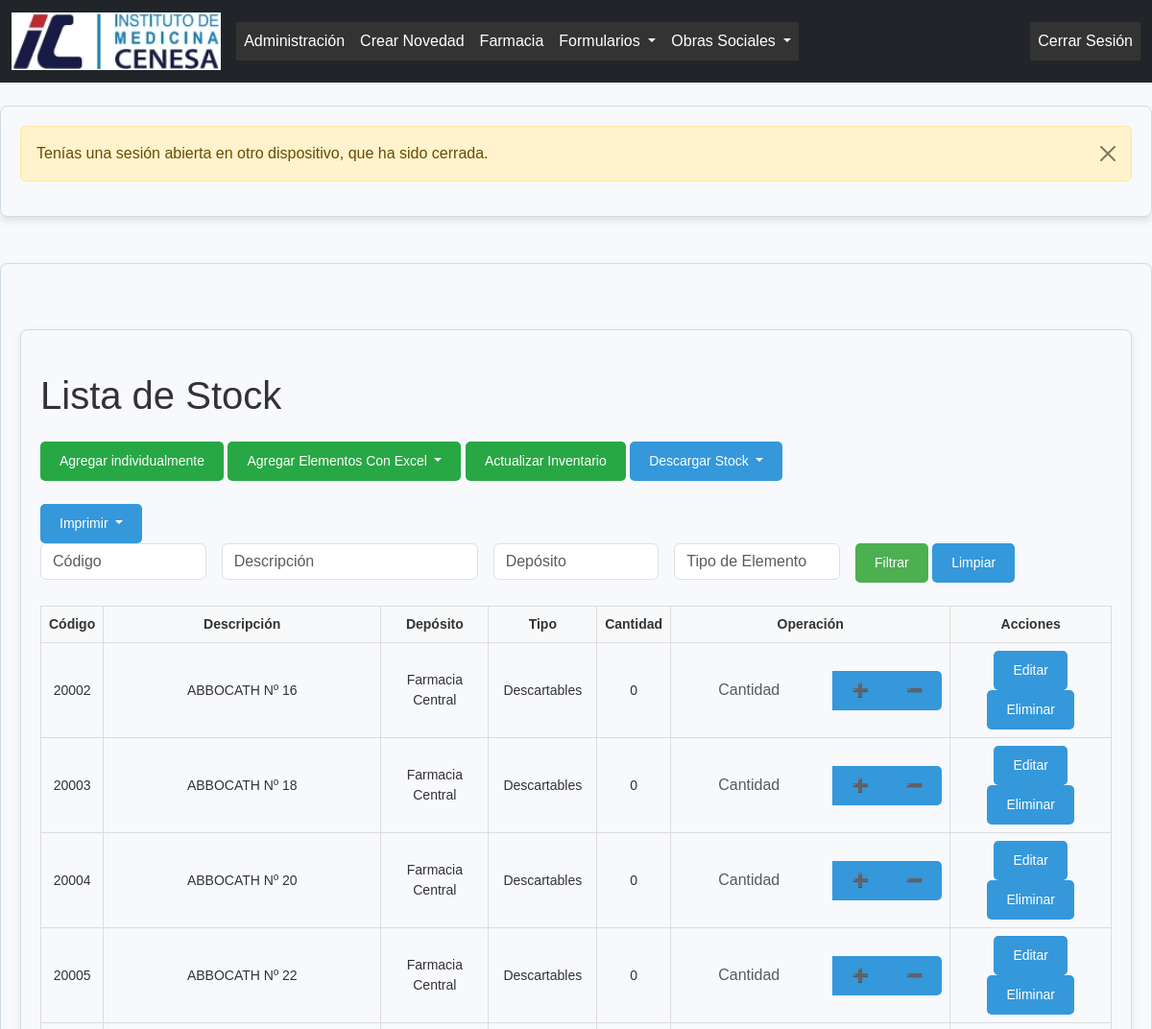
Page /listar-stock/ (signed in, upper part) on the earlier database version.
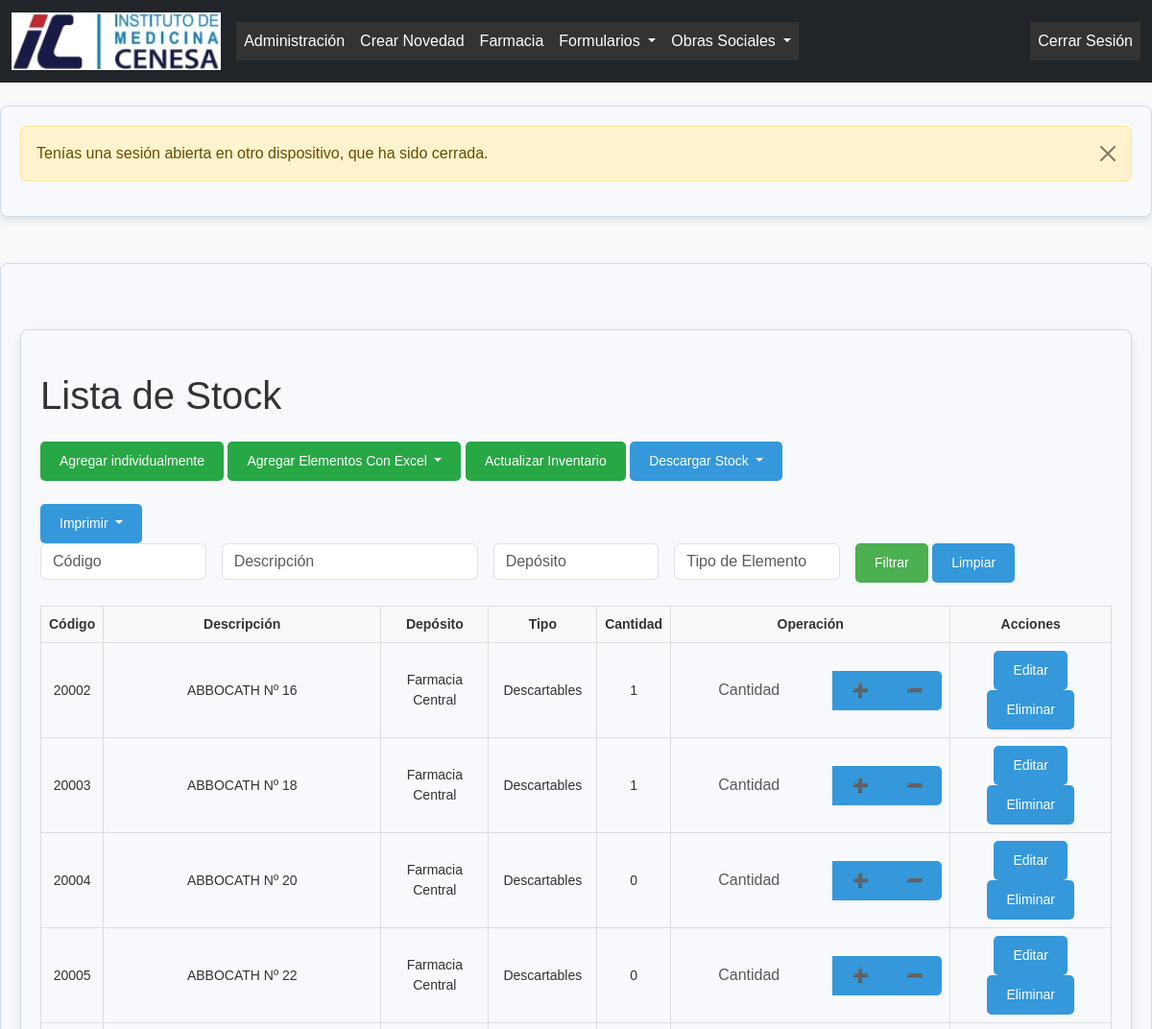
Same page on the later database version.
### formularios/models.py (models this page shows, shortened)
class Stock(models.Model):
    codigo = models.CharField(max_length=100, unique=True)
    descripcion = models.CharField(max_length=255)
    deposito = models.CharField(max_length=255)
    tipo_elemento = models.CharField(max_length=255)
    cantidad = models.DecimalField(max_digits=10, decimal_places=0)

### formularios/views.py (the view)
# urls.py: path('listar-stock/', views.listar_stock, name='listar_stock'),
@login_required
def listar_stock(request):
    filtro_codigo = request.GET.get('codigo', '')
    filtro_descripcion = request.GET.get('descripcion', '')
    filtro_deposito = request.GET.get('deposito', '')
    filtro_tipo = request.GET.get('tipo', '')
    stock_items = Stock.objects.all()
    if filtro_codigo:
        stock_items = stock_items.filter(codigo__icontains=filtro_codigo)
    if filtro_descripcion:
        stock_items = stock_items.filter(descripcion__icontains=filtro_descripcion)
    if filtro_deposito:
        stock_items = stock_items.filter(deposito__icontains=filtro_deposito)
    if filtro_tipo:
        stock_items = stock_items.filter(tipo_elemento__icontains=filtro_tipo)
    paginator = Paginator(stock_items, 20)  # 20 elementos por página
    page_number = request.GET.get('page')  # Obtener el número de página de la solicitud GET
    page_obj = paginator.get_page(page_number)  # Obtener los elementos paginados
    return render(request, 'farmacia/listar_stock.html', {
        'stock_items': page_obj,  # Usar los elementos paginados en lugar del queryset completo
        'filtro_codigo': filtro_codigo,
        'filtro_descripcion': filtro_descripcion,
        'filtro_deposito': filtro_deposito,
        'filtro_tipo': filtro_tipo,
        'page_obj': page_obj  # Pasar la información de la página para manejar la paginación en la plantilla
    })

### formularios/context_processors.py (called while the page is built)
def agregar_tipo_usuario(request):
    if request.user.is_authenticated:
        perfil = PerfilUsuario.objects.filter(usuario=request.user).first()
        return {'tipo_usuario': perfil.tipo_usuario.nombre if perfil else None}
    return {}

### formularios/templates/farmacia/listar_stock.html (shortened to what this page needs)
{% extends 'base.html' %}
{% load widget_tweaks %}
{% block content %}
<div class="container mt-5">
    <h1 class="my-4">Lista de Stock</h1>
    <div class="mb-4">
        <a href="{% url 'agregar_producto' %}" class="btn btn-custom-green">Agregar individualmente</a>
        <div class="btn-group">
            <button type="button" class="btn btn-custom-green dropdown-toggle" data-bs-toggle="dropdown" aria-expanded="false">
                Agregar Elementos Con Excel
            </button>
        </div>
        <a href="{% url 'actualizar_inventario' %}" class="btn btn-custom-green">Actualizar Inventario</a>
        <div class="btn-group">
            <button type="button" class="btn btn-success dropdown-toggle" data-bs-toggle="dropdown" aria-expanded="false">
                Descargar Stock
            </button>
        </div>
    </div>
<div class="btn-group">
    <button type="button" class="btn btn-info dropdown-toggle" data-bs-toggle="dropdown" aria-expanded="false">
        Imprimir
    </button>
</div>
    <form method="get" class="row g-3 mb-4">
        <div class="col-md-2">
            <input type="text" name="codigo" value="{{ filtro_codigo }}" class="form-control" placeholder="Código">
        </div>
        <div class="col-md-3">
            <input type="text" name="descripcion" value="{{ filtro_descripcion }}" class="form-control" placeholder="Descripción">
        </div>
        <div class="col-md-2">
            <input type="text" name="deposito" value="{{ filtro_deposito }}" class="form-control" placeholder="Depósito">
        </div>
        <div class="col-md-2">
            <input type="text" name="tipo" value="{{ filtro_tipo }}" class="form-control" placeholder="Tipo de Elemento">
        </div>
        <div class="col-md-3">
            <button type="submit" class="btn btn-primary">Filtrar</button>
            <a href="{% url 'listar_stock' %}" class="btn btn-secondary">Limpiar</a>
        </div>
    </form>
    <div class="table-responsive">
        <table class="table-excel">
            <thead>
                <tr>
                    <th scope="col">Código</th>
                    <th scope="col">Descripción</th>
                    <th scope="col">Depósito</th>
                    <th scope="col">Tipo</th>
                    <th scope="col">Cantidad</th>
                    <th scope="col">Operación</th>
                    <th scope="col">Acciones</th>
                </tr>
            </thead>
            <tbody>
                {% for item in stock_items %}
                <tr id="row-{{ item.codigo }}">
                    <td>{{ item.codigo }}</td>
                    <td>{{ item.descripcion }}</td>
                    <td>{{ item.deposito }}</td>
                    <td>{{ item.tipo_elemento }}</td>
                    <td id="cantidad-{{ item.codigo }}">{{ item.cantidad }}</td>
                    <td>
                        <form id="form-{{ item.codigo }}" class="modificar-stock-form">
                            <div class="input-group">
                                <input type="number" name="cantidad" class="form-control" placeholder="Cantidad" min="1">
                                <button type="button" class="btn btn-success btn-incrementar" data-codigo="{{ item.codigo }}">➕</button>
                                <button type="button" class="btn btn-danger btn-decrementar" data-codigo="{{ item.codigo }}">➖</button>
                            </div>
                        </form>
                    </td>
                    <td>
                        <a href="{% url 'editar_producto' item.codigo %}" class="btn btn-sm btn-warning">Editar</a>
                        <button type="button" class="btn btn-sm btn-danger btn-eliminar" data-codigo="{{ item.codigo }}">Eliminar</button>
                    </td>
                </tr>
                {% endfor %}
            </tbody>
        </table>
    </div>
</div>
{% endblock %}

Differences in the rows shown:
changed Stock "ABBOCATH Nº 16": cantidad "0" → "1"
changed Stock "ABBOCATH Nº 18": cantidad "0" → "1"
